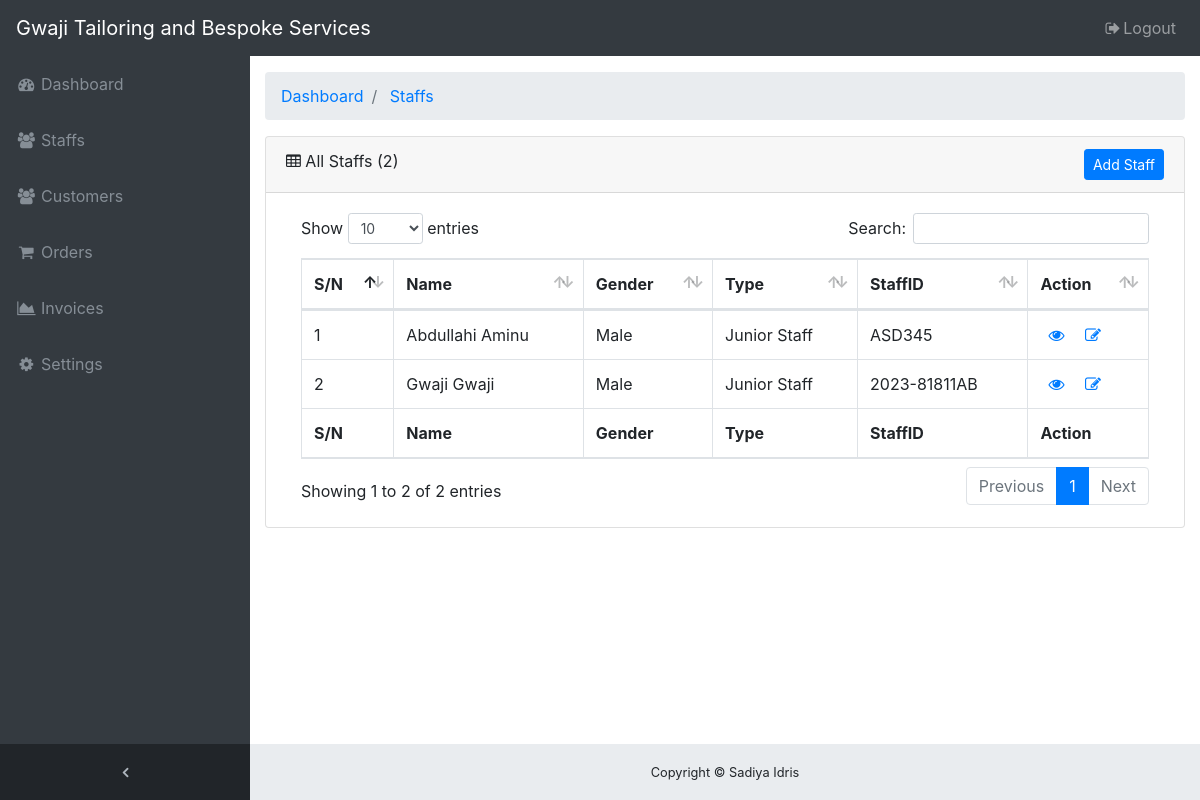
The page /staffs (signed in) on the database its author committed.
### tables this page shows
CREATE TABLE `data_clark` (
  `dataClark_id` int(10) NOT NULL,
  `firstName` varchar(100) NOT NULL,
  `surName` varchar(100) NOT NULL,
  `emailAddress` varchar(100) NOT NULL,
  `dateOfBirth` varchar(100) NOT NULL,
  `gender` varchar(100) NOT NULL,
  `maritalStatus` varchar(100) NOT NULL,
  `nationality` varchar(100) NOT NULL,
  `education` varchar(100) NOT NULL,
  `address` varchar(100) NOT NULL,
  `picture` varchar(1000) NOT NULL,
  `businessTitle` varchar(100) DEFAULT NULL,
  `businessMotto` varchar(100) DEFAULT NULL,
  `businessPhone1` varchar(100) DEFAULT NULL,
  `businessPhone2` varchar(100) DEFAULT NULL,
  `businessAddress` varchar(100) DEFAULT NULL,
  `businessLogo` varchar(1000) DEFAULT NULL,
  `password` varchar(100) NOT NULL,
  `status` int(10) DEFAULT NULL,
  `created_at` timestamp NOT NULL DEFAULT current_timestamp(),
  `updated_at` timestamp NULL DEFAULT NULL ON UPDATE current_timestamp()
);

CREATE TABLE `staffs` (
  `staff_id` int(10) NOT NULL,
  `dataClark_id` int(10) NOT NULL,
  `surName` varchar(100) DEFAULT NULL,
  `firstName` varchar(100) DEFAULT NULL,
  `staffID` varchar(100) DEFAULT NULL,
  `type` varchar(100) DEFAULT NULL,
  `dateOfBirth` varchar(100) DEFAULT NULL,
  `gender` varchar(100) DEFAULT NULL,
  `nationality` varchar(100) DEFAULT NULL,
  `address` varchar(100) DEFAULT NULL,
  `education` varchar(100) DEFAULT NULL,
  `picture` varchar(1000) DEFAULT NULL,
  `created_at` timestamp NOT NULL DEFAULT current_timestamp(),
  `updated_at` timestamp NULL DEFAULT NULL ON UPDATE current_timestamp()
);

### auth.php (called while the page is built, shortened)
<?php
include 'connection.php';
if (isset($_SESSION['adminid'])) {
  $adminid = $_SESSION['adminid'];
}else {
  echo "<script>window.open('index', '_self')</script>";
}
  $adminINFOR = $conn->query("SELECT * FROM data_clark WHERE dataClark_id='".$adminid."' ") or die($conn->error);
    while ($row = $adminINFOR->fetch_assoc()) {
      $btitle = $row['businessTitle'];
    }
?>

### staffs.php (the view, shortened to what this page needs)
<!DOCTYPE html>
<html lang="en">
<head>
  <link href="vendor/bootstrap/css/bootstrap.min.css" rel="stylesheet">
  <link href="vendor/font-awesome/css/font-awesome.min.css" rel="stylesheet" type="text/css">
  <link href="vendor/datatables/dataTables.bootstrap4.css" rel="stylesheet">
  <link href="css/sb-admin.css" rel="stylesheet">
</head>
<body class="fixed-nav sticky-footer bg-dark" id="page-top">
  <?php include 'auth.php'; include 'components/navbar.php';?>
  <div class="content-wrapper">
    <div class="container-fluid">
      <ol class="breadcrumb">
        <li class="breadcrumb-item">
          <a href="home">Dashboard</a>
        </li>
        <li class="breadcrumb-item active">
            <a href="home">Staffs</a>
        </li>
      </ol>
      <?php
        $allStaffs = $conn->query("SELECT * FROM staffs WHERE dataClark_id='".$adminid."' ");
      ?>
      <div class="card mb-3">
        <div class="card-header">
            <i class="fa fa-table"></i> All Staffs (<?= mysqli_num_rows($allStaffs)?>)
            <a href="staff-add" class="float-right btn btn-primary btn-sm">Add Staff</a>
        </div>
        <div class="card-body">
          <div class="table-responsive">
            <table class="table table-bordered" id="dataTable" width="100%" cellspacing="0">
              <thead>
                <tr>
                  <th>S/N</th>
                  <th>Name</th>
                  <th>Gender</th>
                  <th>Type</th>
                  <th>StaffID</th>
                  <th>Action</th>
                </tr>
              </thead>
              <tfoot>
                <tr>
                  <th>S/N</th>
                  <th>Name</th>
                  <th>Gender</th>
                  <th>Type</th>
                  <th>StaffID</th>
                  <th>Action</th>
                </tr>
              </tfoot>
              <tbody>
                <?php
                  $count = 1;
                  while ($row = $allStaffs->fetch_assoc()) {
                ?>
                <tr>
                  <td><?= $count?></td>
                  <td><?= $row['firstName'] ." ". $row['surName']?></td>
                  <td><?= $row['gender']?></td>
                  <td><?= $row['type']?></td>
                  <td><?= $row['staffID']?></td>
                  <td>
                    <a href="staff-view?id=<?= $row['staff_id']?>" class="mx-2"><i class="fa fa-eye"></i></a>
                    <a href="staff-edit?id=<?= $row['staff_id']?>" class="mx-2"><i class="fa fa-edit"></i></a>
                  </td>
                </tr>
                <?php
                    $count++;
                  }
                ?>
              </tbody>
            </table>
          </div>
        </div>
      </div>
    </div>
    <?php include 'components/footer.php';?>
  </div>
</body>
</html>

### components/navbar.php (shortened to what this page needs)
<nav class="navbar navbar-expand-lg navbar-dark bg-dark fixed-top" id="mainNav">
    <a class="navbar-brand" href="index.html"><?= $btitle?></a>
    <div class="collapse navbar-collapse" id="navbarResponsive">
      <ul class="navbar-nav navbar-sidenav" id="exampleAccordion">
        <li class="nav-item" data-toggle="tooltip" data-placement="right" title="Dashboard">
          <a class="nav-link" href="home">
            <i class="fa fa-fw fa-dashboard"></i>
            <span class="nav-link-text">Dashboard</span>
          </a>
        </li>
        <li class="nav-item" data-toggle="tooltip" data-placement="right" title="Charts">
          <a class="nav-link" href="staffs">
            <i class="fa fa-fw fa-users"></i>
            <span class="nav-link-text">Staffs</span>
          </a>
        </li>
        <li class="nav-item" data-toggle="tooltip" data-placement="right" title="Tables">
          <a class="nav-link" href="customers">
            <i class="fa fa-fw fa-users"></i>
            <span class="nav-link-text">Customers</span>
          </a>
        </li>
        <li class="nav-item" data-toggle="tooltip" data-placement="right" title="Charts">
          <a class="nav-link" href="orders">
            <i class="fa fa-fw fa-shopping-cart"></i>
            <span class="nav-link-text">Orders</span>
          </a>
        </li>
        <li class="nav-item" data-toggle="tooltip" data-placement="right" title="Charts">
          <a class="nav-link" href="invoices">
            <i class="fa fa-fw fa-area-chart"></i>
            <span class="nav-link-text">Invoices</span>
          </a>
        </li>
        <li class="nav-item" data-toggle="tooltip" data-placement="right" title="Charts">
          <a class="nav-link" href="settings">
            <i class="fa fa-fw fa-gear"></i>
            <span class="nav-link-text">Settings</span>
          </a>
        </li>
      </ul>
      <ul class="navbar-nav sidenav-toggler">
        <li class="nav-item">
          <a class="nav-link text-center" id="sidenavToggler">
            <i class="fa fa-fw fa-angle-left"></i>
          </a>
        </li>
      </ul>
      <ul class="navbar-nav ml-auto">
        <li class="nav-item">
          <a class="nav-link" data-toggle="modal" data-target="#exampleModal">
            <i class="fa fa-fw fa-sign-out"></i>Logout</a>
        </li>
      </ul>
    </div>
  </nav>

### css/sb-admin.css (style rules this page uses)
html { position: relative; min-height: 100%; }
body { overflow-x: hidden; }
body.sticky-footer { margin-bottom: 56px; }
body.sticky-footer .content-wrapper { min-height: calc(100vh - 56px - 56px); }
body.fixed-nav { padding-top: 56px; }
.content-wrapper { min-height: calc(100vh - 56px); padding-top: 1rem; }
#mainNav .navbar-collapse { overflow: auto; max-height: 75vh; }
#mainNav .navbar-collapse .navbar-nav .nav-item .nav-link { cursor: pointer; }
#mainNav .navbar-collapse .sidenav-toggler { display: none; }
@media (min-width: 992px) { #mainNav .navbar-brand { width: 250px; } }
@media (min-width: 992px) { #mainNav .navbar-collapse { overflow: visible; max-height: none; } }
@media (min-width: 992px) { #mainNav .navbar-collapse .navbar-sidenav { position: absolute; top: 0; left: 0; -webkit-flex-direction: column; -ms-flex-direction: column; flex-direction: column; margin-top: 56px; } }
@media (min-width: 992px) { #mainNav .navbar-collapse .navbar-sidenav > .nav-item { width: 250px; padding: 0; } }
@media (min-width: 992px) { #mainNav .navbar-collapse .navbar-sidenav > .nav-item > .nav-link { padding: 1em; } }
#mainNav.fixed-top .sidenav-toggler { display: none; }
@media (min-width: 992px) { #mainNav.fixed-top .navbar-sidenav { height: calc(100vh - 112px); } }
@media (min-width: 992px) { #mainNav.fixed-top .sidenav-toggler { position: absolute; top: 0; left: 0; display: flex; -webkit-flex-direction: column; -ms-flex-direction: column; flex-direction: column; margin-top: calc(100vh - 56px); } }
@media (min-width: 992px) { #mainNav.fixed-top .sidenav-toggler > .nav-item { width: 250px; padding: 0; } }
@media (min-width: 992px) { #mainNav.fixed-top .sidenav-toggler > .nav-item > .nav-link { padding: 1em; } }
#mainNav.fixed-top.navbar-dark .sidenav-toggler { background-color: #212529; }
#mainNav.fixed-top.navbar-dark .sidenav-toggler a i { color: #adb5bd; }
.content-wrapper { overflow-x: hidden; background: white; }
@media (min-width: 992px) { .content-wrapper { margin-left: 250px; } }
#sidenavToggler i { font-weight: 800; }
#mainNav.navbar-dark .navbar-collapse .navbar-sidenav > .nav-item > .nav-link { color: #868e96; }
@media (min-width: 992px) { #mainNav.navbar-dark .navbar-collapse .navbar-sidenav { background: #343a40; } }

### rows shown on the page
data_clark: businessTitle "Gwaji Tailoring and Bespoke Services"
staffs: firstName "Abdullahi", surName "Aminu", gender "Male", type "Junior Staff", staffID "ASD345"
staffs: firstName "Gwaji", surName "Gwaji", gender "Male", type "Junior Staff", staffID "2023-81811AB"

### other values the page prints
mysqli_num_rows($allStaffs) "2"
